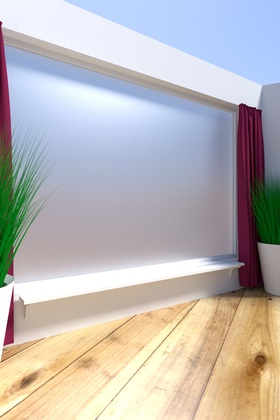
%> input picture images/salon_360/img01.jpg, 280 x 420 px, shrunk from 1280 x 1920 before the run
$ octave mosaique_test.m   (GNU Octave 9; MATLAB toolbox functions it lacks are replaced by stand-ins)
%> lines starting %> are read from the running program, lines starting %| are printed output that depends on the picture
clear all;
close all;
clc;

origine_path = "images/salon_360/img01.jpg";
target_path = "images/salon_360/img02.jpg";

origine = imread(origine_path);
%> origine is the input picture: size 420x280x3 uint8; mean R, G, B 188.1, 183.1, 181.6
target = imread(target_path);
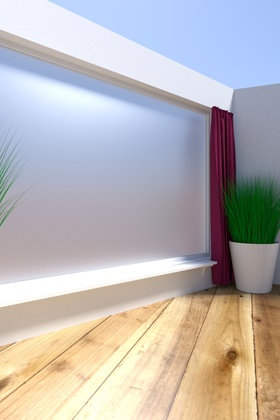
%> input picture images/salon_360/img02.jpg, 280 x 420 px, shrunk from 1280 x 1920 before the run
%> target is the input picture: size 420x280x3 uint8; mean R, G, B 186.5, 181.7, 181.1

origine = rgb2gray(origine);
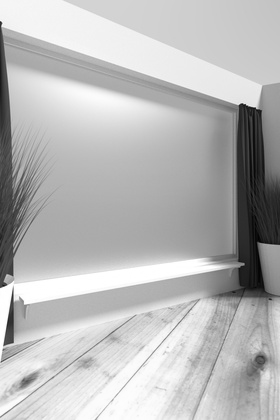
%> origine: size 420x280 uint8; min 2, max 255, mean 184.5
target = rgb2gray(target);
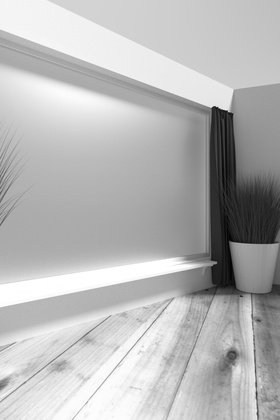
%> target: size 420x280 uint8; min 4, max 255, mean 183.1

figure,
subplot(1,2,1);
imshow(origine);
subplot(1,2,2);
imshow(target);
title("test");

figure,
imshow(origine);
%> (the run ends here)
